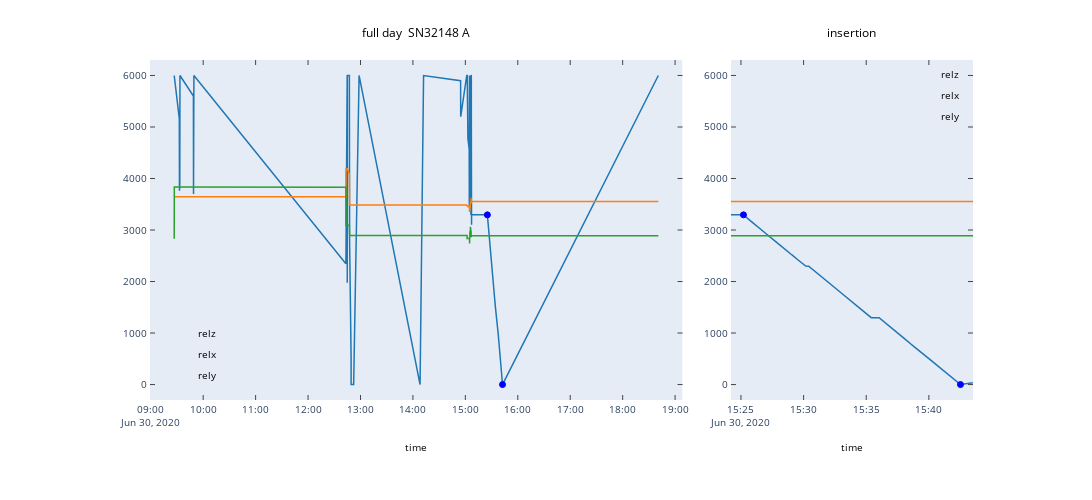
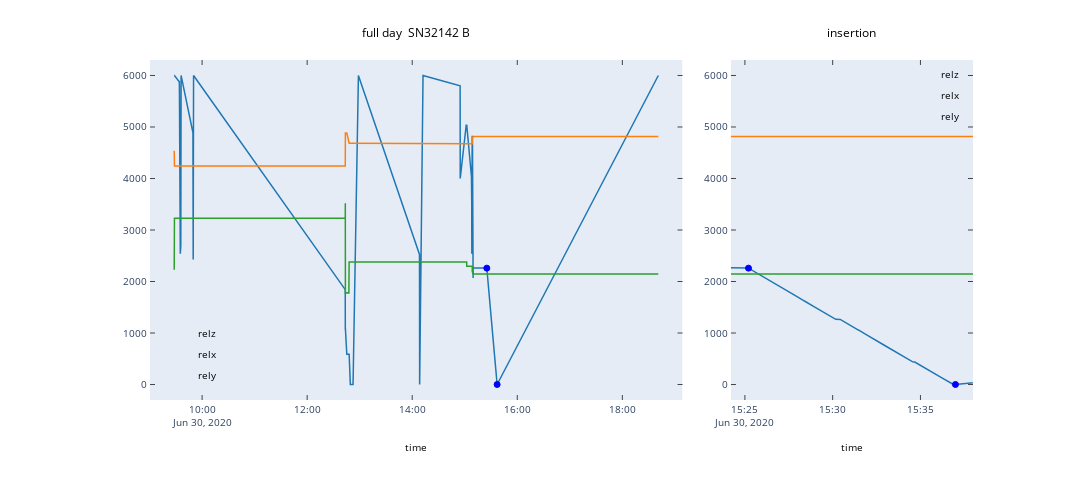
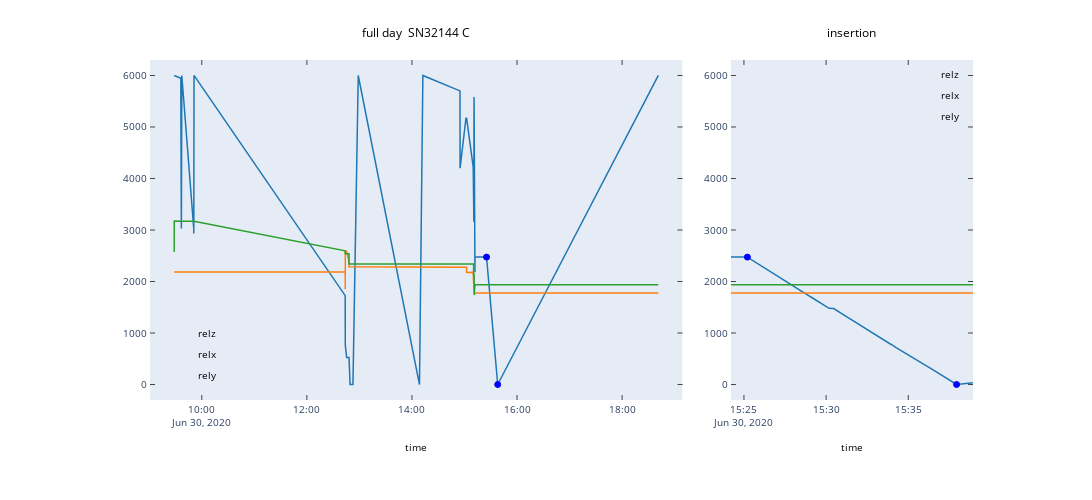
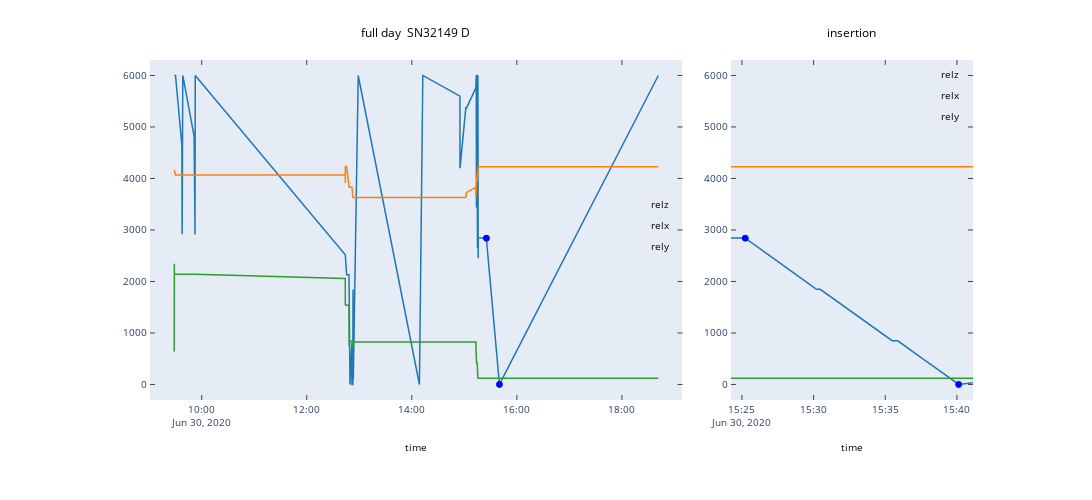

The code cell stored with these charts, in order, in its notebook:
### Code cell
# Get insertion coords and times for each probe
pcoordsDict = {}
for pSN in serialToProbeDict:
    pid = serialToProbeDict[pSN]
    tempdf = pdf.loc[pdf.probeID==pSN]
    
    fig = plt.figure(pSN + ': ' + pid, figsize=[12,5])
    #fig.suptitle(pSN + ': ' + pid)
    ax1 = plt.subplot2grid([1,3], [0,0], colspan=2)
    tempdf.plot(y=['relz', 'relx', 'rely'], ax=ax1)

    start, end = findInsertionStartStop(tempdf)
    ax2 = plt.subplot2grid([1,3],[0,2], colspan=1)
    tempdf.plot(y=['relz', 'relx', 'rely'], ax=ax2)
    ax2.set_xlim([start - pd.Timedelta(minutes=1), end + pd.Timedelta(minutes=1)])
    insertiondf = tempdf.loc[start:end]
    
    for ax, title in zip([ax1,ax2], ['full day ' + pSN + ' ' + pid, 'insertion']):
        ax.set_title(title)
        ax.plot(start, insertiondf.iloc[0, 3], 'bo')
        ax.plot(end, insertiondf.iloc[-1, 3], 'bo')
    
    plotly_fig = tls.mpl_to_plotly(fig)
    savestring = pSN + '_' + pid + '.html'
    plotly_fig.write_html(os.path.join(saveDir, savestring))
    plotly.offline.iplot(plotly_fig, filename=pSN + ': ' + pid)
    
    print(pSN + ': ' + pid)
    print('Insertion start time: ' + str(insertiondf.index[0]))
    print('Insertion end time: ' + str(insertiondf.index[-1]))
    print('Insertion start coords: ' + str(insertiondf.iloc[0, 3:7]))
    print('Insertion end coords: ' + str(insertiondf.iloc[-1, 3:7]))
    #print('\n')
    
    pcoordsDict[pid] = [insertiondf.iloc[0, 1:4].values, insertiondf.iloc[-1, 1:4].values, insertiondf.index[0], insertiondf.index[-1]]

### Figure 1 — Plotly figure (JSON) as saved in the notebook; plotly's stock layout.template omitted (floating-point values rounded to 4 significant figures; data arrays with more than 128 entries replaced by an {"elided": "..."} marker saying what was removed)
{"data": [{"line": {"color": "rgba (31, 119, 180, 1)", "dash": "solid", "width": 1.5}, "mode": "lines", "name": "relz", "type": "scatter", "x": {"elided": "851 str values"}, "xaxis": "x", "y": {"elided": "851 float values"}, "yaxis": "y"}, {"line": {"color": "rgba (255, 127, 14, 1)", "dash": "solid", "width": 1.5}, "mode": "lines", "name": "relx", "type": "scatter", "x": {"elided": "851 str values"}, "xaxis": "x", "y": {"elided": "851 float values"}, "yaxis": "y"}, {"line": {"color": "rgba (44, 160, 44, 1)", "dash": "solid", "width": 1.5}, "mode": "lines", "name": "rely", "type": "scatter", "x": {"elided": "851 str values"}, "xaxis": "x", "y": {"elided": "851 float values"}, "yaxis": "y"}, {"marker": {"color": "#0000FF", "line": {"color": "#0000FF", "width": 1}, "opacity": 1, "size": 6, "symbol": "circle"}, "mode": "markers", "name": "_line3", "type": "scatter", "x": ["2020-06-30 15:25:11.984000"], "xaxis": "x", "y": [3294], "yaxis": "y"}, {"marker": {"color": "#0000FF", "line": {"color": "#0000FF", "width": 1}, "opacity": 1, "size": 6, "symbol": "circle"}, "mode": "markers", "name": "_line4", "type": "scatter", "x": ["2020-06-30 15:42:31.422000"], "xaxis": "x", "y": [0], "yaxis": "y"}, {"line": {"color": "rgba (31, 119, 180, 1)", "dash": "solid", "width": 1.5}, "mode": "lines", "name": "relz", "type": "scatter", "x": {"elided": "851 str values"}, "xaxis": "x2", "y": {"elided": "851 float values"}, "yaxis": "y2"}, {"line": {"color": "rgba (255, 127, 14, 1)", "dash": "solid", "width": 1.5}, "mode": "lines", "name": "relx", "type": "scatter", "x": {"elided": "851 str values"}, "xaxis": "x2", "y": {"elided": "851 float values"}, "yaxis": "y2"}, {"line": {"color": "rgba (44, 160, 44, 1)", "dash": "solid", "width": 1.5}, "mode": "lines", "name": "rely", "type": "scatter", "x": {"elided": "851 str values"}, "xaxis": "x2", "y": {"elided": "851 float values"}, "yaxis": "y2"}, {"marker": {"color": "#0000FF", "line": {"color": "#0000FF", "width": 1}, "opacity": 1, "size": 6, "symbol": "circle"}, "mode": "markers", "name": "_line3", "type": "scatter", "x": ["2020-06-30 15:25:11.984000"], "xaxis": "x2", "y": [3294], "yaxis": "y2"}, {"marker": {"color": "#0000FF", "line": {"color": "#0000FF", "width": 1}, "opacity": 1, "size": 6, "symbol": "circle"}, "mode": "markers", "name": "_line4", "type": "scatter", "x": ["2020-06-30 15:42:31.422000"], "xaxis": "x2", "y": [0], "yaxis": "y2"}], "layout": {"annotations": [{"font": {"color": "#000000", "size": 12}, "showarrow": false, "text": "full day  SN32148 A", "x": 0.3232, "xanchor": "center", "xref": "paper", "y": 1.049, "yanchor": "bottom", "yref": "paper"}, {"align": "left", "font": {"color": "#000000", "size": 10}, "opacity": 1, "showarrow": false, "text": "relz", "x": 0.05529, "xanchor": "left", "xref": "paper", "y": 0.1693, "yanchor": "bottom", "yref": "paper"}, {"align": "left", "font": {"color": "#000000", "size": 10}, "opacity": 1, "showarrow": false, "text": "relx", "x": 0.05529, "xanchor": "left", "xref": "paper", "y": 0.1075, "yanchor": "bottom", "yref": "paper"}, {"align": "left", "font": {"color": "#000000", "size": 10}, "opacity": 1, "showarrow": false, "text": "rely", "x": 0.05529, "xanchor": "left", "xref": "paper", "y": 0.04572, "yanchor": "bottom", "yref": "paper"}, {"font": {"color": "#000000", "size": 12}, "showarrow": false, "text": "insertion", "x": 0.852, "xanchor": "center", "xref": "paper", "y": 1.049, "yanchor": "bottom", "yref": "paper"}, {"align": "left", "font": {"color": "#000000", "size": 10}, "opacity": 1, "showarrow": false, "text": "relz", "x": 0.9584, "xanchor": "left", "xref": "paper", "y": 0.9336, "yanchor": "bottom", "yref": "paper"}, {"align": "left", "font": {"color": "#000000", "size": 10}, "opacity": 1, "showarrow": false, "text": "relx", "x": 0.9584, "xanchor": "left", "xref": "paper", "y": 0.8718, "yanchor": "bottom", "yref": "paper"}, {"align": "left", "font": {"color": "#000000", "size": 10}, "opacity": 1, "showarrow": false, "text": "rely", "x": 0.9584, "xanchor": "left", "xref": "paper", "y": 0.8101, "yanchor": "bottom", "yref": "paper"}], "autosize": false, "height": 500, "hovermode": "closest", "margin": {"b": 100, "l": 150, "pad": 0, "r": 119, "t": 60}, "showlegend": false, "width": 1200, "xaxis": {"anchor": "y", "domain": [0, 0.6471], "mirror": "ticks", "nticks": 11, "range": ["2020-06-30 08:59:08.329800", "2020-06-30 19:08:30.838200"], "showgrid": false, "showline": true, "side": "bottom", "tickfont": {"size": 10}, "ticks": "inside", "title": {"font": {"color": "#000000", "size": 10}, "text": "time"}, "type": "date", "zeroline": false}, "xaxis2": {"anchor": "y2", "domain": [0.7059, 1], "mirror": "ticks", "nticks": 4, "range": ["2020-06-30 15:24:11.984000", "2020-06-30 15:43:31.422000"], "showgrid": false, "showline": true, "side": "bottom", "tickfont": {"size": 10}, "ticks": "inside", "title": {"font": {"color": "#000000", "size": 10}, "text": "time"}, "type": "date", "zeroline": false}, "yaxis": {"anchor": "x", "domain": [0, 1], "mirror": "ticks", "nticks": 9, "range": [-300.0, 6301.0], "showgrid": false, "showline": true, "side": "left", "tickfont": {"size": 10}, "ticks": "inside", "type": "linear", "zeroline": false}, "yaxis2": {"anchor": "x2", "domain": [0, 1], "mirror": "ticks", "nticks": 9, "range": [-300.0, 6301.0], "showgrid": false, "showline": true, "side": "left", "tickfont": {"size": 10}, "ticks": "inside", "type": "linear", "zeroline": false}}}

### Figure 2 — Plotly figure (JSON) as saved in the notebook; plotly's stock layout.template omitted (floating-point values rounded to 4 significant figures; data arrays with more than 128 entries replaced by an {"elided": "..."} marker saying what was removed)
{"data": [{"line": {"color": "rgba (31, 119, 180, 1)", "dash": "solid", "width": 1.5}, "mode": "lines", "name": "relz", "type": "scatter", "x": {"elided": "607 str values"}, "xaxis": "x", "y": {"elided": "607 float values"}, "yaxis": "y"}, {"line": {"color": "rgba (255, 127, 14, 1)", "dash": "solid", "width": 1.5}, "mode": "lines", "name": "relx", "type": "scatter", "x": {"elided": "607 str values"}, "xaxis": "x", "y": {"elided": "607 float values"}, "yaxis": "y"}, {"line": {"color": "rgba (44, 160, 44, 1)", "dash": "solid", "width": 1.5}, "mode": "lines", "name": "rely", "type": "scatter", "x": {"elided": "607 str values"}, "xaxis": "x", "y": {"elided": "607 float values"}, "yaxis": "y"}, {"marker": {"color": "#0000FF", "line": {"color": "#0000FF", "width": 1}, "opacity": 1, "size": 6, "symbol": "circle"}, "mode": "markers", "name": "_line3", "type": "scatter", "x": ["2020-06-30 15:25:12.332000"], "xaxis": "x", "y": [2260.0], "yaxis": "y"}, {"marker": {"color": "#0000FF", "line": {"color": "#0000FF", "width": 1}, "opacity": 1, "size": 6, "symbol": "circle"}, "mode": "markers", "name": "_line4", "type": "scatter", "x": ["2020-06-30 15:36:59.631000"], "xaxis": "x", "y": [0.5], "yaxis": "y"}, {"line": {"color": "rgba (31, 119, 180, 1)", "dash": "solid", "width": 1.5}, "mode": "lines", "name": "relz", "type": "scatter", "x": {"elided": "607 str values"}, "xaxis": "x2", "y": {"elided": "607 float values"}, "yaxis": "y2"}, {"line": {"color": "rgba (255, 127, 14, 1)", "dash": "solid", "width": 1.5}, "mode": "lines", "name": "relx", "type": "scatter", "x": {"elided": "607 str values"}, "xaxis": "x2", "y": {"elided": "607 float values"}, "yaxis": "y2"}, {"line": {"color": "rgba (44, 160, 44, 1)", "dash": "solid", "width": 1.5}, "mode": "lines", "name": "rely", "type": "scatter", "x": {"elided": "607 str values"}, "xaxis": "x2", "y": {"elided": "607 float values"}, "yaxis": "y2"}, {"marker": {"color": "#0000FF", "line": {"color": "#0000FF", "width": 1}, "opacity": 1, "size": 6, "symbol": "circle"}, "mode": "markers", "name": "_line3", "type": "scatter", "x": ["2020-06-30 15:25:12.332000"], "xaxis": "x2", "y": [2260.0], "yaxis": "y2"}, {"marker": {"color": "#0000FF", "line": {"color": "#0000FF", "width": 1}, "opacity": 1, "size": 6, "symbol": "circle"}, "mode": "markers", "name": "_line4", "type": "scatter", "x": ["2020-06-30 15:36:59.631000"], "xaxis": "x2", "y": [0.5], "yaxis": "y2"}], "layout": {"annotations": [{"font": {"color": "#000000", "size": 12}, "showarrow": false, "text": "full day  SN32142 B", "x": 0.3232, "xanchor": "center", "xref": "paper", "y": 1.049, "yanchor": "bottom", "yref": "paper"}, {"align": "left", "font": {"color": "#000000", "size": 10}, "opacity": 1, "showarrow": false, "text": "relz", "x": 0.05529, "xanchor": "left", "xref": "paper", "y": 0.1693, "yanchor": "bottom", "yref": "paper"}, {"align": "left", "font": {"color": "#000000", "size": 10}, "opacity": 1, "showarrow": false, "text": "relx", "x": 0.05529, "xanchor": "left", "xref": "paper", "y": 0.1075, "yanchor": "bottom", "yref": "paper"}, {"align": "left", "font": {"color": "#000000", "size": 10}, "opacity": 1, "showarrow": false, "text": "rely", "x": 0.05529, "xanchor": "left", "xref": "paper", "y": 0.04572, "yanchor": "bottom", "yref": "paper"}, {"font": {"color": "#000000", "size": 12}, "showarrow": false, "text": "insertion", "x": 0.852, "xanchor": "center", "xref": "paper", "y": 1.049, "yanchor": "bottom", "yref": "paper"}, {"align": "left", "font": {"color": "#000000", "size": 10}, "opacity": 1, "showarrow": false, "text": "relz", "x": 0.9584, "xanchor": "left", "xref": "paper", "y": 0.9336, "yanchor": "bottom", "yref": "paper"}, {"align": "left", "font": {"color": "#000000", "size": 10}, "opacity": 1, "showarrow": false, "text": "relx", "x": 0.9584, "xanchor": "left", "xref": "paper", "y": 0.8718, "yanchor": "bottom", "yref": "paper"}, {"align": "left", "font": {"color": "#000000", "size": 10}, "opacity": 1, "showarrow": false, "text": "rely", "x": 0.9584, "xanchor": "left", "xref": "paper", "y": 0.8101, "yanchor": "bottom", "yref": "paper"}], "autosize": false, "height": 500, "hovermode": "closest", "margin": {"b": 100, "l": 150, "pad": 0, "r": 119, "t": 60}, "showlegend": false, "width": 1200, "xaxis": {"anchor": "y", "domain": [0, 0.6471], "mirror": "ticks", "nticks": 10, "range": ["2020-06-30 09:00:29.493600", "2020-06-30 19:08:44.400400"], "showgrid": false, "showline": true, "side": "bottom", "tickfont": {"size": 10}, "ticks": "inside", "title": {"font": {"color": "#000000", "size": 10}, "text": "time"}, "type": "date", "zeroline": false}, "xaxis2": {"anchor": "y2", "domain": [0.7059, 1], "mirror": "ticks", "nticks": 3, "range": ["2020-06-30 15:24:12.332000", "2020-06-30 15:37:59.631000"], "showgrid": false, "showline": true, "side": "bottom", "tickfont": {"size": 10}, "ticks": "inside", "title": {"font": {"color": "#000000", "size": 10}, "text": "time"}, "type": "date", "zeroline": false}, "yaxis": {"anchor": "x", "domain": [0, 1], "mirror": "ticks", "nticks": 9, "range": [-300.6, 6301.0], "showgrid": false, "showline": true, "side": "left", "tickfont": {"size": 10}, "ticks": "inside", "type": "linear", "zeroline": false}, "yaxis2": {"anchor": "x2", "domain": [0, 1], "mirror": "ticks", "nticks": 9, "range": [-300.6, 6301.0], "showgrid": false, "showline": true, "side": "left", "tickfont": {"size": 10}, "ticks": "inside", "type": "linear", "zeroline": false}}}

### Figure 3 — Plotly figure (JSON) as saved in the notebook; plotly's stock layout.template omitted (floating-point values rounded to 4 significant figures; data arrays with more than 128 entries replaced by an {"elided": "..."} marker saying what was removed)
{"data": [{"line": {"color": "rgba (31, 119, 180, 1)", "dash": "solid", "width": 1.5}, "mode": "lines", "name": "relz", "type": "scatter", "x": {"elided": "606 str values"}, "xaxis": "x", "y": {"elided": "606 float values"}, "yaxis": "y"}, {"line": {"color": "rgba (255, 127, 14, 1)", "dash": "solid", "width": 1.5}, "mode": "lines", "name": "relx", "type": "scatter", "x": {"elided": "606 str values"}, "xaxis": "x", "y": {"elided": "606 float values"}, "yaxis": "y"}, {"line": {"color": "rgba (44, 160, 44, 1)", "dash": "solid", "width": 1.5}, "mode": "lines", "name": "rely", "type": "scatter", "x": {"elided": "606 str values"}, "xaxis": "x", "y": {"elided": "606 float values"}, "yaxis": "y"}, {"marker": {"color": "#0000FF", "line": {"color": "#0000FF", "width": 1}, "opacity": 1, "size": 6, "symbol": "circle"}, "mode": "markers", "name": "_line3", "type": "scatter", "x": ["2020-06-30 15:25:12.525000"], "xaxis": "x", "y": [2474.0], "yaxis": "y"}, {"marker": {"color": "#0000FF", "line": {"color": "#0000FF", "width": 1}, "opacity": 1, "size": 6, "symbol": "circle"}, "mode": "markers", "name": "_line4", "type": "scatter", "x": ["2020-06-30 15:37:56.267000"], "xaxis": "x", "y": [0.5], "yaxis": "y"}, {"line": {"color": "rgba (31, 119, 180, 1)", "dash": "solid", "width": 1.5}, "mode": "lines", "name": "relz", "type": "scatter", "x": {"elided": "606 str values"}, "xaxis": "x2", "y": {"elided": "606 float values"}, "yaxis": "y2"}, {"line": {"color": "rgba (255, 127, 14, 1)", "dash": "solid", "width": 1.5}, "mode": "lines", "name": "relx", "type": "scatter", "x": {"elided": "606 str values"}, "xaxis": "x2", "y": {"elided": "606 float values"}, "yaxis": "y2"}, {"line": {"color": "rgba (44, 160, 44, 1)", "dash": "solid", "width": 1.5}, "mode": "lines", "name": "rely", "type": "scatter", "x": {"elided": "606 str values"}, "xaxis": "x2", "y": {"elided": "606 float values"}, "yaxis": "y2"}, {"marker": {"color": "#0000FF", "line": {"color": "#0000FF", "width": 1}, "opacity": 1, "size": 6, "symbol": "circle"}, "mode": "markers", "name": "_line3", "type": "scatter", "x": ["2020-06-30 15:25:12.525000"], "xaxis": "x2", "y": [2474.0], "yaxis": "y2"}, {"marker": {"color": "#0000FF", "line": {"color": "#0000FF", "width": 1}, "opacity": 1, "size": 6, "symbol": "circle"}, "mode": "markers", "name": "_line4", "type": "scatter", "x": ["2020-06-30 15:37:56.267000"], "xaxis": "x2", "y": [0.5], "yaxis": "y2"}], "layout": {"annotations": [{"font": {"color": "#000000", "size": 12}, "showarrow": false, "text": "full day  SN32144 C", "x": 0.3232, "xanchor": "center", "xref": "paper", "y": 1.049, "yanchor": "bottom", "yref": "paper"}, {"align": "left", "font": {"color": "#000000", "size": 10}, "opacity": 1, "showarrow": false, "text": "relz", "x": 0.05529, "xanchor": "left", "xref": "paper", "y": 0.1693, "yanchor": "bottom", "yref": "paper"}, {"align": "left", "font": {"color": "#000000", "size": 10}, "opacity": 1, "showarrow": false, "text": "relx", "x": 0.05529, "xanchor": "left", "xref": "paper", "y": 0.1075, "yanchor": "bottom", "yref": "paper"}, {"align": "left", "font": {"color": "#000000", "size": 10}, "opacity": 1, "showarrow": false, "text": "rely", "x": 0.05529, "xanchor": "left", "xref": "paper", "y": 0.04572, "yanchor": "bottom", "yref": "paper"}, {"font": {"color": "#000000", "size": 12}, "showarrow": false, "text": "insertion", "x": 0.852, "xanchor": "center", "xref": "paper", "y": 1.049, "yanchor": "bottom", "yref": "paper"}, {"align": "left", "font": {"color": "#000000", "size": 10}, "opacity": 1, "showarrow": false, "text": "relz", "x": 0.9584, "xanchor": "left", "xref": "paper", "y": 0.9336, "yanchor": "bottom", "yref": "paper"}, {"align": "left", "font": {"color": "#000000", "size": 10}, "opacity": 1, "showarrow": false, "text": "relx", "x": 0.9584, "xanchor": "left", "xref": "paper", "y": 0.8718, "yanchor": "bottom", "yref": "paper"}, {"align": "left", "font": {"color": "#000000", "size": 10}, "opacity": 1, "showarrow": false, "text": "rely", "x": 0.9584, "xanchor": "left", "xref": "paper", "y": 0.8101, "yanchor": "bottom", "yref": "paper"}], "autosize": false, "height": 500, "hovermode": "closest", "margin": {"b": 100, "l": 150, "pad": 0, "r": 119, "t": 60}, "showlegend": false, "width": 1200, "xaxis": {"anchor": "y", "domain": [0, 0.6471], "mirror": "ticks", "nticks": 10, "range": ["2020-06-30 09:00:51.583400", "2020-06-30 19:08:59.960600"], "showgrid": false, "showline": true, "side": "bottom", "tickfont": {"size": 10}, "ticks": "inside", "title": {"font": {"color": "#000000", "size": 10}, "text": "time"}, "type": "date", "zeroline": false}, "xaxis2": {"anchor": "y2", "domain": [0.7059, 1], "mirror": "ticks", "nticks": 3, "range": ["2020-06-30 15:24:12.525000", "2020-06-30 15:38:56.267000"], "showgrid": false, "showline": true, "side": "bottom", "tickfont": {"size": 10}, "ticks": "inside", "title": {"font": {"color": "#000000", "size": 10}, "text": "time"}, "type": "date", "zeroline": false}, "yaxis": {"anchor": "x", "domain": [0, 1], "mirror": "ticks", "nticks": 9, "range": [-300.6, 6301.0], "showgrid": false, "showline": true, "side": "left", "tickfont": {"size": 10}, "ticks": "inside", "type": "linear", "zeroline": false}, "yaxis2": {"anchor": "x2", "domain": [0, 1], "mirror": "ticks", "nticks": 9, "range": [-300.6, 6301.0], "showgrid": false, "showline": true, "side": "left", "tickfont": {"size": 10}, "ticks": "inside", "type": "linear", "zeroline": false}}}

### Figure 4 — Plotly figure (JSON) as saved in the notebook; plotly's stock layout.template omitted (floating-point values rounded to 4 significant figures; data arrays with more than 128 entries replaced by an {"elided": "..."} marker saying what was removed)
{"data": [{"line": {"color": "rgba (31, 119, 180, 1)", "dash": "solid", "width": 1.5}, "mode": "lines", "name": "relz", "type": "scatter", "x": {"elided": "718 str values"}, "xaxis": "x", "y": {"elided": "718 float values"}, "yaxis": "y"}, {"line": {"color": "rgba (255, 127, 14, 1)", "dash": "solid", "width": 1.5}, "mode": "lines", "name": "relx", "type": "scatter", "x": {"elided": "718 str values"}, "xaxis": "x", "y": {"elided": "718 float values"}, "yaxis": "y"}, {"line": {"color": "rgba (44, 160, 44, 1)", "dash": "solid", "width": 1.5}, "mode": "lines", "name": "rely", "type": "scatter", "x": {"elided": "718 str values"}, "xaxis": "x", "y": {"elided": "718 float values"}, "yaxis": "y"}, {"marker": {"color": "#0000FF", "line": {"color": "#0000FF", "width": 1}, "opacity": 1, "size": 6, "symbol": "circle"}, "mode": "markers", "name": "_line3", "type": "scatter", "x": ["2020-06-30 15:25:14.164000"], "xaxis": "x", "y": [2841], "yaxis": "y"}, {"marker": {"color": "#0000FF", "line": {"color": "#0000FF", "width": 1}, "opacity": 1, "size": 6, "symbol": "circle"}, "mode": "markers", "name": "_line4", "type": "scatter", "x": ["2020-06-30 15:40:07.282000"], "xaxis": "x", "y": [0.5], "yaxis": "y"}, {"line": {"color": "rgba (31, 119, 180, 1)", "dash": "solid", "width": 1.5}, "mode": "lines", "name": "relz", "type": "scatter", "x": {"elided": "718 str values"}, "xaxis": "x2", "y": {"elided": "718 float values"}, "yaxis": "y2"}, {"line": {"color": "rgba (255, 127, 14, 1)", "dash": "solid", "width": 1.5}, "mode": "lines", "name": "relx", "type": "scatter", "x": {"elided": "718 str values"}, "xaxis": "x2", "y": {"elided": "718 float values"}, "yaxis": "y2"}, {"line": {"color": "rgba (44, 160, 44, 1)", "dash": "solid", "width": 1.5}, "mode": "lines", "name": "rely", "type": "scatter", "x": {"elided": "718 str values"}, "xaxis": "x2", "y": {"elided": "718 float values"}, "yaxis": "y2"}, {"marker": {"color": "#0000FF", "line": {"color": "#0000FF", "width": 1}, "opacity": 1, "size": 6, "symbol": "circle"}, "mode": "markers", "name": "_line3", "type": "scatter", "x": ["2020-06-30 15:25:14.164000"], "xaxis": "x2", "y": [2841], "yaxis": "y2"}, {"marker": {"color": "#0000FF", "line": {"color": "#0000FF", "width": 1}, "opacity": 1, "size": 6, "symbol": "circle"}, "mode": "markers", "name": "_line4", "type": "scatter", "x": ["2020-06-30 15:40:07.282000"], "xaxis": "x2", "y": [0.5], "yaxis": "y2"}], "layout": {"annotations": [{"font": {"color": "#000000", "size": 12}, "showarrow": false, "text": "full day  SN32149 D", "x": 0.3232, "xanchor": "center", "xref": "paper", "y": 1.049, "yanchor": "bottom", "yref": "paper"}, {"align": "left", "font": {"color": "#000000", "size": 10}, "opacity": 1, "showarrow": false, "text": "relz", "x": 0.6059, "xanchor": "left", "xref": "paper", "y": 0.5515, "yanchor": "bottom", "yref": "paper"}, {"align": "left", "font": {"color": "#000000", "size": 10}, "opacity": 1, "showarrow": false, "text": "relx", "x": 0.6059, "xanchor": "left", "xref": "paper", "y": 0.4897, "yanchor": "bottom", "yref": "paper"}, {"align": "left", "font": {"color": "#000000", "size": 10}, "opacity": 1, "showarrow": false, "text": "rely", "x": 0.6059, "xanchor": "left", "xref": "paper", "y": 0.4279, "yanchor": "bottom", "yref": "paper"}, {"font": {"color": "#000000", "size": 12}, "showarrow": false, "text": "insertion", "x": 0.852, "xanchor": "center", "xref": "paper", "y": 1.049, "yanchor": "bottom", "yref": "paper"}, {"align": "left", "font": {"color": "#000000", "size": 10}, "opacity": 1, "showarrow": false, "text": "relz", "x": 0.9584, "xanchor": "left", "xref": "paper", "y": 0.9336, "yanchor": "bottom", "yref": "paper"}, {"align": "left", "font": {"color": "#000000", "size": 10}, "opacity": 1, "showarrow": false, "text": "relx", "x": 0.9584, "xanchor": "left", "xref": "paper", "y": 0.8718, "yanchor": "bottom", "yref": "paper"}, {"align": "left", "font": {"color": "#000000", "size": 10}, "opacity": 1, "showarrow": false, "text": "rely", "x": 0.9584, "xanchor": "left", "xref": "paper", "y": 0.8101, "yanchor": "bottom", "yref": "paper"}], "autosize": false, "height": 500, "hovermode": "closest", "margin": {"b": 100, "l": 150, "pad": 0, "r": 119, "t": 60}, "showlegend": false, "width": 1200, "xaxis": {"anchor": "y", "domain": [0, 0.6471], "mirror": "ticks", "nticks": 10, "range": ["2020-06-30 09:00:58.210300", "2020-06-30 19:09:14.707700"], "showgrid": false, "showline": true, "side": "bottom", "tickfont": {"size": 10}, "ticks": "inside", "title": {"font": {"color": "#000000", "size": 10}, "text": "time"}, "type": "date", "zeroline": false}, "xaxis2": {"anchor": "y2", "domain": [0.7059, 1], "mirror": "ticks", "nticks": 4, "range": ["2020-06-30 15:24:14.164000", "2020-06-30 15:41:07.282000"], "showgrid": false, "showline": true, "side": "bottom", "tickfont": {"size": 10}, "ticks": "inside", "title": {"font": {"color": "#000000", "size": 10}, "text": "time"}, "type": "date", "zeroline": false}, "yaxis": {"anchor": "x", "domain": [0, 1], "mirror": "ticks", "nticks": 9, "range": [-301.6, 6301.0], "showgrid": false, "showline": true, "side": "left", "tickfont": {"size": 10}, "ticks": "inside", "type": "linear", "zeroline": false}, "yaxis2": {"anchor": "x2", "domain": [0, 1], "mirror": "ticks", "nticks": 9, "range": [-301.6, 6301.0], "showgrid": false, "showline": true, "side": "left", "tickfont": {"size": 10}, "ticks": "inside", "type": "linear", "zeroline": false}}}
